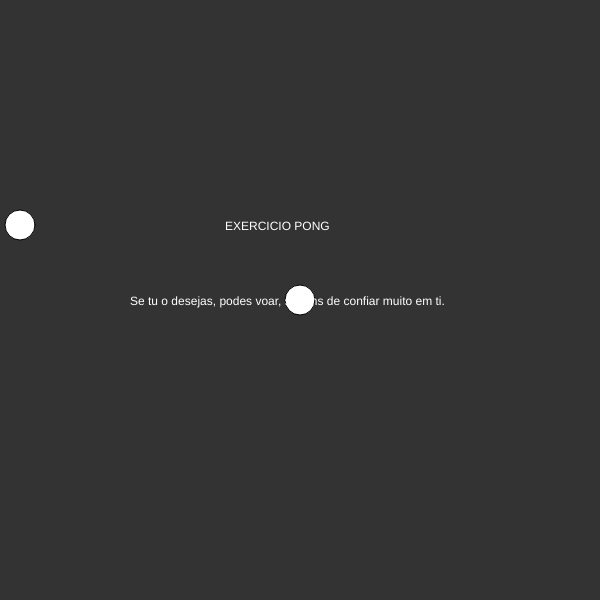
Frame 1 (no input)
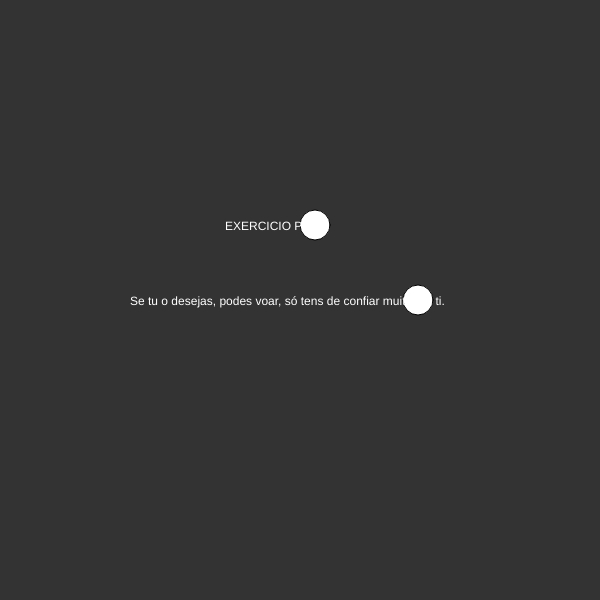
Frame 60 (no input)
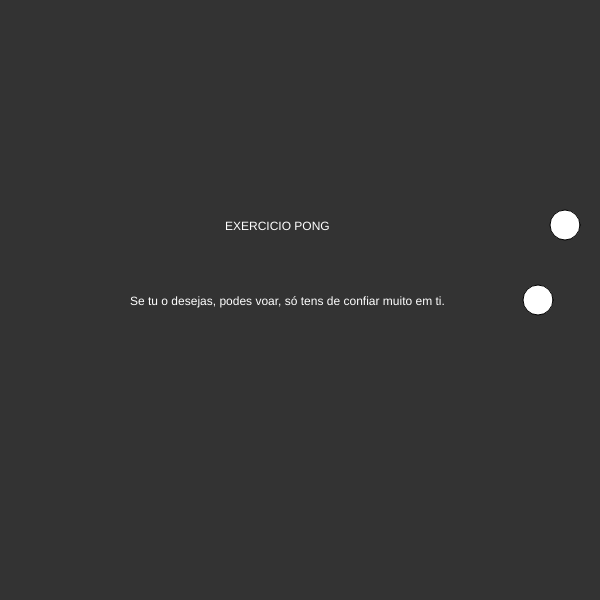
Frame 120 (the mouse pressed at the canvas centre since frame 60)

The p5.js sketch that drew these frames (run headless with seeded random() and noise() and a simulated clock; from frame 60 on, the mouse is pressed at the canvas centre):

// p5.js sketch
// ── sketch.js
var ballX = 300;
var ballY = 300;
var ballSPD = 2;
var ballX1 = 20;
var ballY1 = 225;
var ballSPD1 = 5;

function setup() {
	createCanvas(600, 600);
}

function draw() {
	background(51);
	fill(255);
	ellipse(ballX, ballY, 30, 30);
	ellipse(ballX1, ballY1, 30, 30);

	ballX += ballSPD;

	text("EXERCICIO PONG", 225, 230);
	if (ballX > 600 - 30 / 2) {
		ballSPD = -ballSPD;
	}
	text("Se tu o desejas, podes voar, só tens de confiar muito em ti.", 130, 305);
	if (ballX < 0 + 30 / 2) {
		ballSPD = -ballSPD;
	}

	ballX1 += ballSPD1;

	if (ballX1 > 600 - 30 / 2) {
		ballSPD1 = -ballSPD1;
	}
	if (ballX1 < 0 + 30 / 2) {
		ballSPD1 = -ballSPD1;
	}

}
